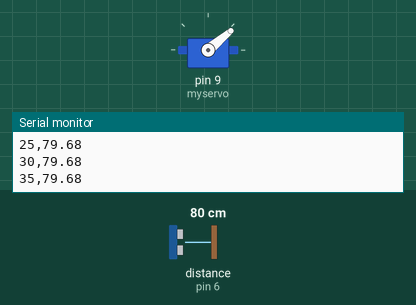
Simulated run of this sketch. Board: Arduino Uno, built with avr-gcc and run on an emulated ATmega328P. Shown: servo, the last lines printed to the serial monitor. Wiring (inferred from the names in the program): ultrasonic range finder: trigger pin 7; echo pin 6. Inputs (shaded band) come from the test bench; at power-on: distance to the obstacle (sensor on pin 6) 80 cm. The echo pulse lasts 58.3 µs per cm.

Above: at 1.2 s.
1.3 s: distance to the obstacle (sensor on pin 6) set to 2 cm
At 1.77 s:
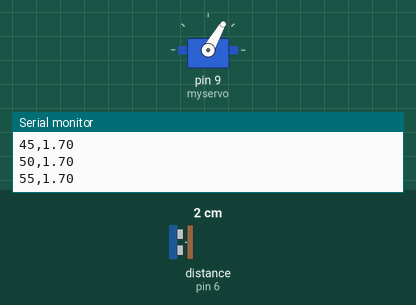
4.3 s: distance to the obstacle (sensor on pin 6) set to 35 cm
At 5.34 s:
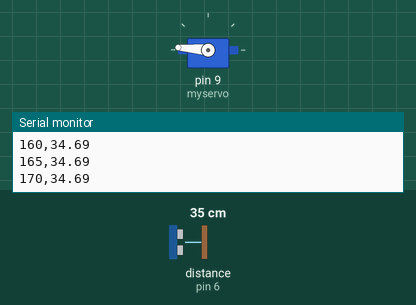
7.3 s: distance to the obstacle (sensor on pin 6) set to 120 cm
At 10.82 s:
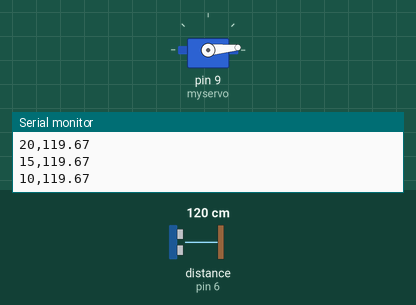
Timing chart, 0 to 16.3 s (numbered marks = the images above; inputs shaded):
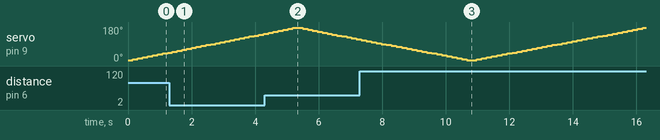

The sketch:

servo_scan.ino
```cpp
#include <Servo.h>

Servo myservo;

// Broches du capteur ultrason
const int trigPin = 7;
const int echoPin = 6;

int pos = 0;

void setup() {
  Serial.begin(115200);
  myservo.attach(9);
  pinMode(trigPin, OUTPUT);
  pinMode(echoPin, INPUT);
}

float measureDistance() {
  digitalWrite(trigPin, LOW);
  delayMicroseconds(2);
  digitalWrite(trigPin, HIGH);
  delayMicroseconds(10);
  digitalWrite(trigPin, LOW);

  long duration = pulseIn(echoPin, HIGH, 30000); // max 30 ms timeout
  float distance = duration * 0.0343 / 2.0; // cm
  return distance;
}

void loop() {
  // Balayage gauche → droite
  for (pos = 5; pos <= 175; pos += 5) {
    myservo.write(pos);
    delay(150);
    float dist = measureDistance();
    Serial.print(pos);
    Serial.print(",");
    Serial.println(dist);
  }

  // Balayage droite → gauche
  for (pos = 175; pos >= 5; pos -= 5) {
    myservo.write(pos);
    delay(150);
    float dist = measureDistance();
    Serial.print(pos);
    Serial.print(",");
    Serial.println(dist);
  }
}
```
